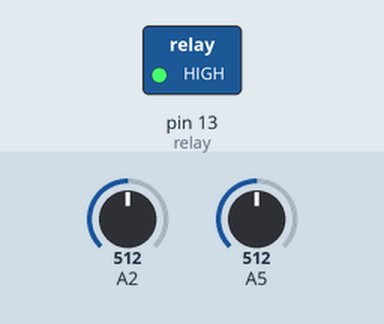
This sketch was run on a simulated Arduino Uno, built with avr-gcc and run on an emulated ATmega328P. Shown: switched loads named in the sketch (green lamp = pin HIGH). The inputs (shaded band) are chosen by the test bench; at power-on: A2 = 512, A5 = 512.

Above: at 1.2 s.
1.3 s: A2 set to 494
At 1.6 s:
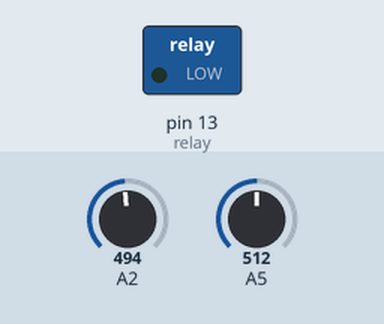
2.8 s: A2 set to 510
At 4.0 s:
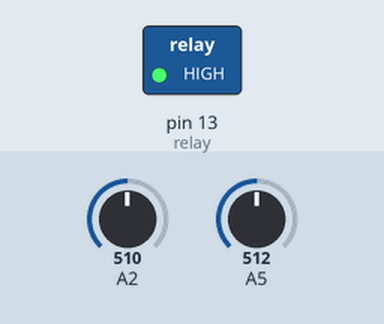
4.3 s: A2 set to 490
At 5.1 s:
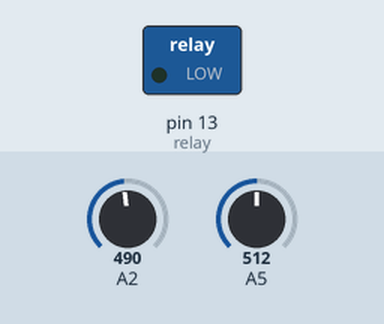
Timing chart, 0 to 7.3 s (numbered marks = the images above; inputs shaded):
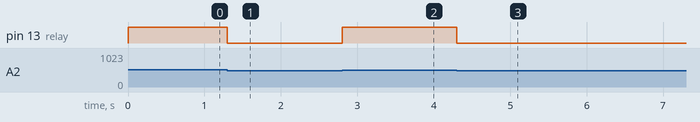

The sketch:

home_security.ino
```cpp
/*This the property of Narada LTD
 * it has been developed for home security purpose
 * it is dual technology is a collection of our former home security
 * in its developmemnt we tried to reduce false alarm
 * developen in July,2018 for Narada LTD, www.naradaelectronics.com
 */

int relay=13;
int microwaveSensor;
int pirSensor;
//int value=0;

void setup()
{
  Serial.begin(9600);
  pinMode(relay,OUTPUT);
   pinMode(microwaveSensor,OUTPUT);
    pinMode(pirSensor,OUTPUT);
}
void loop()
{
 microwaveSensor=analogRead(A5);
pirSensor=analogRead(A2);
 if((microwaveSensor>500)&&(pirSensor>500))

 {


  digitalWrite(relay,HIGH);


 }
 else
 {
  digitalWrite(relay,LOW);


 }


}
```

Measured:
- the behaviour switches between 501 and 500 on A2 (found by bisection; images 0 and 1)
- after the input at 1.3 s, pin 13 (relay): HIGH → LOW at once
- after the input at 2.8 s, pin 13 (relay): LOW → HIGH at once
- after the input at 4.3 s, pin 13 (relay): HIGH → LOW at once
